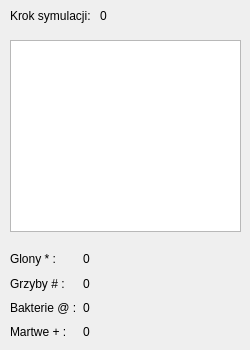
<?xml version="1.0" encoding="UTF-8"?>
<ui version="4.0">
 <class>MainWindow</class>
 <widget class="QMainWindow" name="MainWindow">
  <property name="geometry">
   <rect>
    <x>0</x>
    <y>0</y>
    <width>250</width>
    <height>350</height>
   </rect>
  </property>
  <property name="minimumSize">
   <size>
    <width>250</width>
    <height>350</height>
   </size>
  </property>
  <property name="maximumSize">
   <size>
    <width>250</width>
    <height>350</height>
   </size>
  </property>
  <property name="windowTitle">
   <string>Virtual ecosystem</string>
  </property>
  <widget class="QWidget" name="centralwidget">
   <widget class="QWidget" name="">
    <property name="geometry">
     <rect>
      <x>10</x>
      <y>0</y>
      <width>131</width>
      <height>31</height>
     </rect>
    </property>
    <layout class="QHBoxLayout" name="horizontalLayout">
     <item>
      <widget class="QLabel" name="krok">
       <property name="text">
        <string>Krok symulacji: </string>
       </property>
      </widget>
     </item>
     <item>
      <widget class="QLabel" name="liczba_krokow">
       <property name="text">
        <string>0</string>
       </property>
      </widget>
     </item>
    </layout>
   </widget>
   <widget class="QTextBrowser" name="textBrowser">
    <property name="geometry">
     <rect>
      <x>10</x>
      <y>40</y>
      <width>231</width>
      <height>192</height>
     </rect>
    </property>
   </widget>
   <widget class="QWidget" name="">
    <property name="geometry">
     <rect>
      <x>10</x>
      <y>250</y>
      <width>111</width>
      <height>91</height>
     </rect>
    </property>
    <layout class="QHBoxLayout" name="horizontalLayout_2">
     <item>
      <layout class="QVBoxLayout" name="verticalLayout">
       <item>
        <widget class="QLabel" name="glony">
         <property name="text">
          <string>Glony * :</string>
         </property>
        </widget>
       </item>
       <item>
        <widget class="QLabel" name="grzyby">
         <property name="text">
          <string>Grzyby # :</string>
         </property>
        </widget>
       </item>
       <item>
        <widget class="QLabel" name="bakterie">
         <property name="text">
          <string>Bakterie @ :</string>
         </property>
        </widget>
       </item>
       <item>
        <widget class="QLabel" name="martwe">
         <property name="text">
          <string>Martwe + :</string>
         </property>
        </widget>
       </item>
      </layout>
     </item>
     <item>
      <layout class="QVBoxLayout" name="verticalLayout_2">
       <item>
        <widget class="QLabel" name="liczba_glonow">
         <property name="text">
          <string>0</string>
         </property>
        </widget>
       </item>
       <item>
        <widget class="QLabel" name="liczba_grzyby">
         <property name="text">
          <string>0</string>
         </property>
        </widget>
       </item>
       <item>
        <widget class="QLabel" name="liczba_bakterij">
         <property name="text">
          <string>0</string>
         </property>
        </widget>
       </item>
       <item>
        <widget class="QLabel" name="liczba_martwyh">
         <property name="text">
          <string>0</string>
         </property>
        </widget>
       </item>
      </layout>
     </item>
    </layout>
   </widget>
  </widget>
 </widget>
 <resources/>
 <connections/>
</ui>
